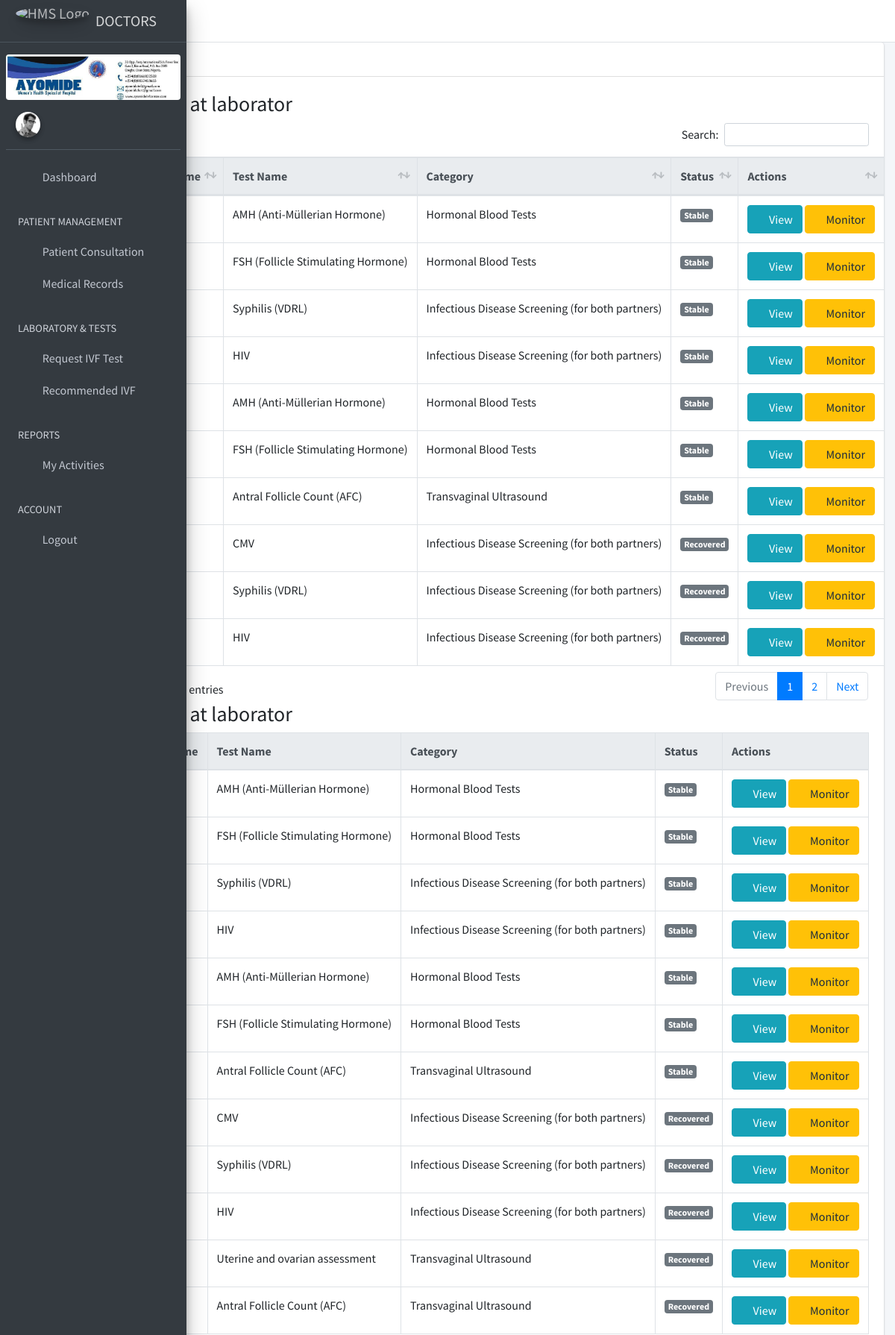
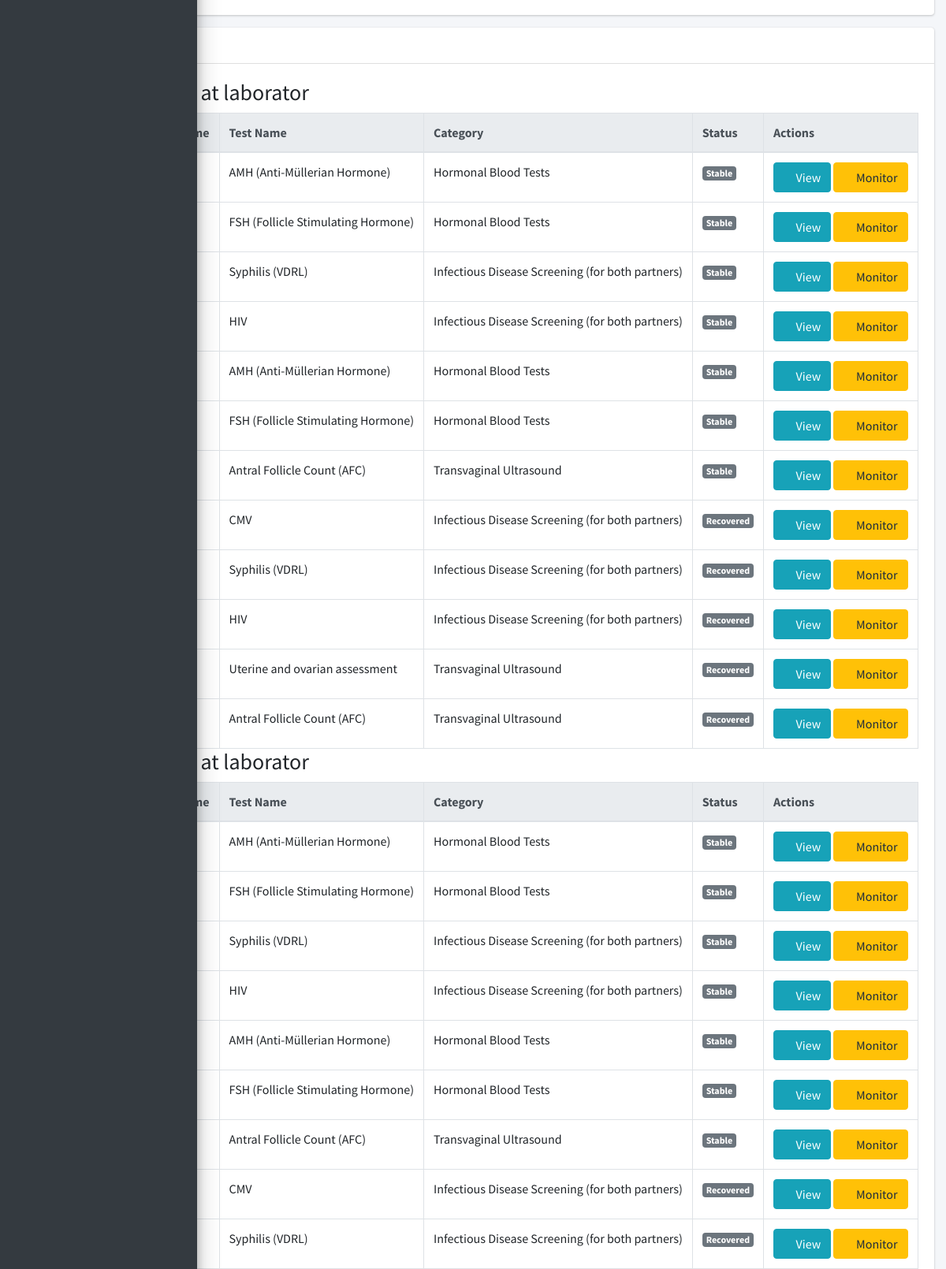
Screenshot of /d/testresults/ (upper part) with the database file from the repository (2 pictures, top to bottom).
### hospapp/models.py (models this page shows, shortened)
class LabTest(models.Model):
    STATUS_CHOICES = [
        ('cancelled', 'Cancelled'),
        ('completed', 'Completed'),
        ('in_progress', 'In Progress'),
        ('pending', 'Pending'),
    ]
    test_request_id = models.UUIDField(default=uuid4, editable=False, db_index=True)
    patient = models.ForeignKey(Patient, on_delete=models.CASCADE, related_name='lab_tests')
    category = models.ForeignKey('TestCategory', on_delete=models.CASCADE, related_name='test_category')
    test_name = models.CharField(max_length=100)
    normal_range = models.CharField(max_length=100, blank=True, null=True)
    notes = models.TextField(blank=True, null=True)
    result_value = models.TextField(blank=True, null=True)
    status = models.CharField(max_length=20, choices=STATUS_CHOICES, default='pending')
    testcompleted = models.BooleanField(default=0)
    doctor_comments = models.IntegerField(null=True, blank=True)
    labresulttestid = models.IntegerField(null=True, blank=True)
    date_performed = models.DateTimeField(null=True, blank=True)
    requested_at = models.DateTimeField(auto_now_add=True)
    submitted_on = models.DateField(default=timezone.now)
    time = models.TimeField(auto_now_add=True)
    doctor_name = models.CharField(max_length=100, blank=True)
    performed_by = models.ForeignKey(User, on_delete=models.SET_NULL, blank=True, null=True, related_name='performed_tests')
    recorded_by = models.ForeignKey(User, on_delete=models.SET_NULL, null=True, blank=True, related_name='recorded_tests')
    requested_by = models.ForeignKey(User, on_delete=models.SET_NULL, null=True, blank=True, related_name='requested_tests')
    instructions = models.TextField(blank=True, null=True)
    class Meta:
        ordering = ['-requested_at']

class TestCategory(models.Model):
    name = models.CharField(max_length=100, unique=True)
    class Meta:
        verbose_name_plural = "Test Categories"
    def __str__(self):
        return self.name

class Patient(models.Model):
    BLOOD_GROUP_CHOICES = [
        ('A+', 'A+'), ('A-', 'A-'),
        ('B+', 'B+'), ('B-', 'B-'),
        ('AB+', 'AB+'), ('AB-', 'AB-'),
        ('O+', 'O+'), ('O-', 'O-'),
    ]
    STATUS_CHOICES = [
        ('critical', 'Critical'),
        ('recovered', 'Recovered'),
        ('stable', 'Stable'),
    ]
    RELATIONSHIP_CHOICES = [
        ('Spouse', 'Spouse'),
        ('Father', 'Father'),
        ('Mother', 'Mother'),
        ('Son', 'Son'),
        ('Daughter', 'Daughter'),
        ('Brother', 'Brother'),
        ('Sister', 'Sister'),
        ('Guardian', 'Guardian'),
        ('Friend', 'Friend'),
        ('Other', 'Other'),
    ]
    address = models.TextField()
    blood_group = models.CharField(max_length=3, choices=BLOOD_GROUP_CHOICES, default='O+')
    date_of_birth = models.DateField()
    date_registered = models.DateTimeField(auto_now_add=True)
    email = models.EmailField(blank=True, null=True)
    first_time = models.CharField(max_length=20, blank=True)
    full_name = models.CharField(max_length=200)
    gender = models.CharField(max_length=10)
    id_number = models.CharField(max_length=100, blank=True)
    id_type = models.CharField(max_length=20, blank=True)
    marital_status = models.CharField(max_length=20)
    nationality = models.CharField(max_length=50)
    phone = models.CharField(max_length=15)
    photo = models.ImageField(upload_to='patient_photos/', blank=True, null=True)
    state_of_origin = models.CharField(max_length=50, blank=True)
    patient_id = models.CharField(max_length=100, unique=True, editable=False)
    registered_by = models.ForeignKey(User, on_delete=models.SET_NULL, null=True, blank=True, related_name='patients_registered')
    next_of_kin_name = models.CharField(max_length=100)
    next_of_kin_phone = models.CharField(max_length=15)
    next_of_kin_relationship = models.CharField(max_length=20, choices=RELATIONSHIP_CHOICES, blank=True, null=True)
    next_of_kin_email = models.EmailField(blank=True, null=True)
    next_of_kin_address = models.TextField(blank=True, null=True)
    diagnosis = models.TextField(blank=True, null=True)
    is_inpatient = models.BooleanField(default=False)
    medication = models.TextField(blank=True, null=True)
    notes = models.TextField(blank=True, null=True)
    referred_by = models.CharField(max_length=100, blank=True, null=True)
    status = models.CharField(max_length=20, choices=STATUS_CHOICES, default='stable')
    class Meta:
        ordering = ['-date_registered']

### hospapp/views.py (the view)
# urls.py: path('d/testresults/', views.waitinglist, name='testresults'),
def waitinglist(request):
    today = date.today()
    appointments_today = Appointment.objects.filter(scheduled_time=today)
    test_outstanding = LabTest.objects.filter(testcompleted=True)
    context = {
        'appointments_today': appointments_today,
        'test_outstanding': test_outstanding,
    }
    return render(request, 'doctors/waitinglist.html', context)

### hospapp/templates/doctors/waitinglist.html (shortened to what this page needs)
{% extends "doctors/base.html" %}
{% load static %}
{% block content %}
<section class="content">
    <div class="container-fluid">
        <div class="card">
            <div class="card-header">
                <h3 class="card-title">Patient records</h3>
            </div>
            <div class="card-body">
                {% if test_outstanding %}
                <table id="example1" class="table table-bordered table-hover text-nowrap mb-0">
                    <h3>Test waiting at laborator</h3>
                    <thead class="thead-light">
                        <tr>
                            <th style="width: 50px;">#</th>
                            <th>Patient Name</th>
                            <th>Test Name</th>
                            <th>Category</th>
                            <th>Status</th>
                            <th style="width: 160px;">Actions</th>
                        </tr>
                    </thead>
                    <tbody>
                        {% for test in test_outstanding %}
                        <tr>
                            <td>{{ forloop.counter }}</td>
                            <td>{{ test.test_name }}</td>
                            <td>{{ test.category }}</td>
                            <td>
                                <span class="badge badge-{% if test.patient.status == 'active' %}success{% elif test.patient.status == 'critical' %}danger{% else %}secondary{% endif %}">
                                    {{ test.patient.get_status_display }}
                                </span>
                            </td>
                            <td>
                                <button class="btn btn-info" data-bs-toggle="modal" data-bs-target="#overviewModal" onclick="loadOverview({{ test.id }})">
                                    <i class="fas fa-folder-open"></i> View
                                </button>
                                <button class="btn btn-warning" data-bs-toggle="modal" data-bs-target="#monitorModal" onclick="loadMonitor({{ test.id }})">
                                    <i class="fas fa-chart-line"></i> Monitor
                                </button>
                            </td>
                        </tr>
                        {% endfor %}
                    </tbody>
                </table>
                {% else %}
                <p class="text-center text-muted">No outstanding tests found.</p>
                {% endif %}
                {% if test_outstanding %}
<table id="example1" class="table table-bordered table-hover text-nowrap mb-0">
    <h3>Test waiting at laborator</h3>
    <thead class="thead-light">
        <tr>
            <th style="width: 50px;">#</th>
            <th>Patient Name</th>
            <th>Test Name</th>
            <th>Category</th>
            <th>Status</th>
            <th style="width: 160px;">Actions</th>
        </tr>
    </thead>
    <tbody>
        {% for test in test_outstanding %}
        <tr>
            <td>{{ forloop.counter }}</td>
            <td>{{ test.test_name }}</td>
            <td>{{ test.category }}</td>
            <td>
                <span class="badge badge-{% if test.patient.status == 'active' %}success{% elif test.patient.status == 'critical' %}danger{% else %}secondary{% endif %}">
                    {{ test.patient.get_status_display }}
                </span>
            </td>
            <td>
                <button class="btn btn-info" data-bs-toggle="modal" data-bs-target="#overviewModal" onclick="loadOverview({{ test.id }})">
                    <i class="fas fa-folder-open"></i> View
                </button>
                <button class="btn btn-warning" data-bs-toggle="modal" data-bs-target="#monitorModal" onclick="loadMonitor({{ test.id }})">
                    <i class="fas fa-chart-line"></i> Monitor
                </button>
            </td>
        </tr>
        {% endfor %}
    </tbody>
</table>
{% else %}
<p class="text-center text-muted">No outstanding tests found.</p>
{% endif %}
            </div>
        </div>
        </div>
</section>
<section class="content">
    <div class="container-fluid">
        <div class="card">
            <div class="card-header">
                <h3 class="card-title">Patient records</h3>
            </div>
            <div class="card-body">
                {% if test_outstanding %}
                <table id="example1" class="table table-bordered table-hover text-nowrap mb-0">
                    <h3>Test waiting at laborator</h3>
                    <thead class="thead-light">
                        <tr>
                            <th style="width: 50px;">#</th>
                            <th>Patient Name</th>
                            <th>Test Name</th>
                            <th>Category</th>
                            <th>Status</th>
                            <th style="width: 160px;">Actions</th>
                        </tr>
                    </thead>
                    <tbody>
                        {% for test in test_outstanding %}
                        <tr>
                            <td>{{ forloop.counter }}</td>
                            <td>{{ test.test_name }}</td>
                            <td>{{ test.category }}</td>
                            <td>
                                <span class="badge badge-{% if test.patient.status == 'active' %}success{% elif test.patient.status == 'critical' %}danger{% else %}secondary{% endif %}">
                                    {{ test.patient.get_status_display }}
                                </span>
                            </td>
                            <td>
                                <button class="btn btn-info" data-bs-toggle="modal" data-bs-target="#overviewModal" onclick="loadOverview({{ test.id }})">
                                    <i class="fas fa-folder-open"></i> View
                                </button>
                                <button class="btn btn-warning" data-bs-toggle="modal" data-bs-target="#monitorModal" onclick="loadMonitor({{ test.id }})">
                                    <i class="fas fa-chart-line"></i> Monitor
                                </button>
                            </td>
                        </tr>
                        {% endfor %}
                    </tbody>
                </table>
                {% else %}
                <p class="text-center text-muted">No outstanding tests found.</p>
                {% endif %}
                {% if test_outstanding %}
                <table id="example1" class="table table-bordered table-hover text-nowrap mb-0">
                    <h3>Test waiting at laborator</h3>
                    <thead class="thead-light">
                        <tr>
                            <th style="width: 50px;">#</th>
                            <th>Patient Name</th>
                            <th>Test Name</th>
                            <th>Category</th>
                            <th>Status</th>
                            <th style="width: 160px;">Actions</th>
                        </tr>
                    </thead>
                    <tbody>
                        {% for test in test_outstanding %}
                        <tr>
                            <td>{{ forloop.counter }}</td>
                            <td>{{ test.test_name }}</td>
                            <td>{{ test.category }}</td>
                            <td>
                                <span class="badge badge-{% if test.patient.status == 'active' %}success{% elif test.patient.status == 'critical' %}danger{% else %}secondary{% endif %}">
                                    {{ test.patient.get_status_display }}
                                </span>
                            </td>
                            <td>
                                <button class="btn btn-info" data-bs-toggle="modal" data-bs-target="#overviewModal" onclick="loadOverview({{ test.id }})">
                                    <i class="fas fa-folder-open"></i> View
                                </button>
                                <button class="btn btn-warning" data-bs-toggle="modal" data-bs-target="#monitorModal" onclick="loadMonitor({{ test.id }})">
                                    <i class="fas fa-chart-line"></i> Monitor
                                </button>
                            </td>
                        </tr>
                        {% endfor %}
                    </tbody>
                </table>
                {% else %}
                <p class="text-center text-muted">No outstanding tests found.</p>
                {% endif %}
            </div>
        </div>
    </div>
</section>
{% endblock %}

### rows the page displays
LabTest: test_name "AMH (Anti-Müllerian Hormone)", category "Hormonal Blood Tests", patient.status "Stable"
LabTest: test_name "FSH (Follicle Stimulating Hormone)", category "Hormonal Blood Tests", patient.status "Stable"
LabTest: test_name "Syphilis (VDRL)", category "Infectious Disease Screening (for both partners)", patient.status "Stable"
LabTest: test_name "HIV", category "Infectious Disease Screening (for both partners)", patient.status "Stable"
LabTest: test_name "AMH (Anti-Müllerian Hormone)", category "Hormonal Blood Tests", patient.status "Stable"
LabTest: test_name "FSH (Follicle Stimulating Hormone)", category "Hormonal Blood Tests", patient.status "Stable"
LabTest: test_name "Antral Follicle Count (AFC)", category "Transvaginal Ultrasound", patient.status "Stable"
LabTest: test_name "CMV", category "Infectious Disease Screening (for both partners)", patient.status "Recovered"
LabTest: test_name "Syphilis (VDRL)", category "Infectious Disease Screening (for both partners)", patient.status "Recovered"
LabTest: test_name "HIV", category "Infectious Disease Screening (for both partners)", patient.status "Recovered"
LabTest: test_name "Uterine and ovarian assessment", category "Transvaginal Ultrasound", patient.status "Recovered"
LabTest: test_name "Antral Follicle Count (AFC)", category "Transvaginal Ultrasound", patient.status "Recovered"
